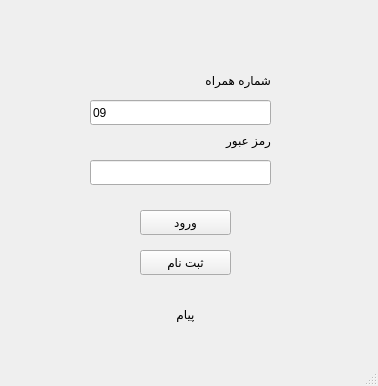
<?xml version="1.0" encoding="UTF-8"?>
<ui version="4.0">
 <class>LoginWindow</class>
 <widget class="QMainWindow" name="LoginWindow">
  <property name="geometry">
   <rect>
    <x>0</x>
    <y>0</y>
    <width>378</width>
    <height>386</height>
   </rect>
  </property>
  <property name="windowTitle">
   <string>ورود / عضویت</string>
  </property>
  <property name="windowIcon">
   <iconset>
    <normaloff>User_Avatar.png</normaloff>User_Avatar.png</iconset>
  </property>
  <widget class="QWidget" name="centralwidget">
   <widget class="QPushButton" name="signupBT">
    <property name="geometry">
     <rect>
      <x>140</x>
      <y>250</y>
      <width>91</width>
      <height>25</height>
     </rect>
    </property>
    <property name="text">
     <string>ثبت نام</string>
    </property>
   </widget>
   <widget class="QLineEdit" name="phText">
    <property name="geometry">
     <rect>
      <x>90</x>
      <y>100</y>
      <width>181</width>
      <height>25</height>
     </rect>
    </property>
    <property name="text">
     <string>09</string>
    </property>
    <property name="maxLength">
     <number>11</number>
    </property>
   </widget>
   <widget class="QLineEdit" name="pwText">
    <property name="geometry">
     <rect>
      <x>90</x>
      <y>160</y>
      <width>181</width>
      <height>25</height>
     </rect>
    </property>
    <property name="maxLength">
     <number>64</number>
    </property>
    <property name="echoMode">
     <enum>QLineEdit::Password</enum>
    </property>
   </widget>
   <widget class="QLabel" name="label">
    <property name="geometry">
     <rect>
      <x>170</x>
      <y>70</y>
      <width>101</width>
      <height>20</height>
     </rect>
    </property>
    <property name="text">
     <string>شماره همراه</string>
    </property>
    <property name="alignment">
     <set>Qt::AlignLeading|Qt::AlignLeft|Qt::AlignVCenter</set>
    </property>
   </widget>
   <widget class="QLabel" name="label_2">
    <property name="geometry">
     <rect>
      <x>170</x>
      <y>130</y>
      <width>101</width>
      <height>20</height>
     </rect>
    </property>
    <property name="text">
     <string>رمز عبور</string>
    </property>
    <property name="alignment">
     <set>Qt::AlignLeading|Qt::AlignLeft|Qt::AlignVCenter</set>
    </property>
   </widget>
   <widget class="QLabel" name="message">
    <property name="geometry">
     <rect>
      <x>50</x>
      <y>299</y>
      <width>271</width>
      <height>31</height>
     </rect>
    </property>
    <property name="text">
     <string>پیام</string>
    </property>
    <property name="alignment">
     <set>Qt::AlignCenter</set>
    </property>
   </widget>
   <widget class="QPushButton" name="loginBT">
    <property name="geometry">
     <rect>
      <x>140</x>
      <y>210</y>
      <width>91</width>
      <height>25</height>
     </rect>
    </property>
    <property name="text">
     <string>ورود</string>
    </property>
   </widget>
  </widget>
  <widget class="QMenuBar" name="menubar">
   <property name="geometry">
    <rect>
     <x>0</x>
     <y>0</y>
     <width>378</width>
     <height>22</height>
    </rect>
   </property>
  </widget>
  <widget class="QStatusBar" name="statusbar"/>
 </widget>
 <resources/>
 <connections>
  <connection>
   <sender>loginBT</sender>
   <signal>clicked()</signal>
   <receiver>LoginWindow</receiver>
   <slot>show()</slot>
   <hints>
    <hint type="sourcelabel">
     <x>185</x>
     <y>284</y>
    </hint>
    <hint type="destinationlabel">
     <x>188</x>
     <y>192</y>
    </hint>
   </hints>
  </connection>
  <connection>
   <sender>signupBT</sender>
   <signal>clicked()</signal>
   <receiver>LoginWindow</receiver>
   <slot>show()</slot>
   <hints>
    <hint type="sourcelabel">
     <x>185</x>
     <y>244</y>
    </hint>
    <hint type="destinationlabel">
     <x>188</x>
     <y>192</y>
    </hint>
   </hints>
  </connection>
 </connections>
</ui>
